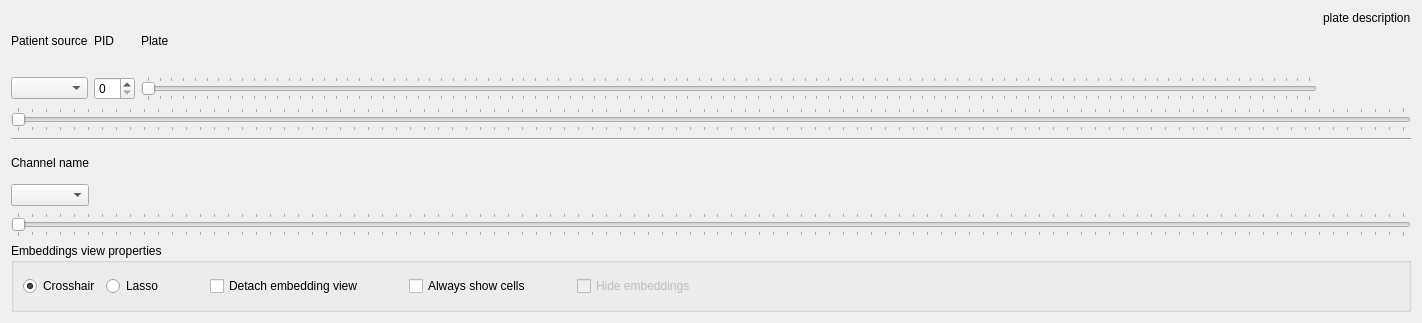
<?xml version="1.0" encoding="UTF-8"?>
<ui version="4.0">
 <class>Form</class>
 <widget class="QWidget" name="Form">
  <property name="geometry">
   <rect>
    <x>0</x>
    <y>0</y>
    <width>1422</width>
    <height>323</height>
   </rect>
  </property>
  <property name="maximumSize">
   <size>
    <width>16777215</width>
    <height>323</height>
   </size>
  </property>
  <property name="windowTitle">
   <string>Form</string>
  </property>
  <layout class="QVBoxLayout" name="verticalLayout_3">
   <item>
    <layout class="QVBoxLayout" name="outer_layout">
     <item>
      <layout class="QGridLayout" name="gridLayout">
       <item row="1" column="1">
        <widget class="QSpinBox" name="patient_pid_spin_box"/>
       </item>
       <item row="1" column="0">
        <widget class="QComboBox" name="patient_source_combo_box">
         <property name="focusPolicy">
          <enum>Qt::ClickFocus</enum>
         </property>
         <property name="currentText">
          <string notr="true"/>
         </property>
        </widget>
       </item>
       <item row="0" column="0">
        <widget class="QLabel" name="label">
         <property name="text">
          <string>Patient source</string>
         </property>
        </widget>
       </item>
       <item row="0" column="2">
        <widget class="QLabel" name="label_3">
         <property name="enabled">
          <bool>true</bool>
         </property>
         <property name="text">
          <string>Plate</string>
         </property>
        </widget>
       </item>
       <item row="0" column="3" rowspan="2">
        <widget class="QLabel" name="label_4">
         <property name="enabled">
          <bool>true</bool>
         </property>
         <property name="text">
          <string>plate description</string>
         </property>
         <property name="alignment">
          <set>Qt::AlignLeading|Qt::AlignLeft|Qt::AlignTop</set>
         </property>
         <property name="wordWrap">
          <bool>true</bool>
         </property>
        </widget>
       </item>
       <item row="1" column="2">
        <widget class="QSlider" name="horizontalSlider">
         <property name="enabled">
          <bool>false</bool>
         </property>
         <property name="focusPolicy">
          <enum>Qt::ClickFocus</enum>
         </property>
         <property name="orientation">
          <enum>Qt::Horizontal</enum>
         </property>
         <property name="tickPosition">
          <enum>QSlider::TicksBothSides</enum>
         </property>
        </widget>
       </item>
       <item row="0" column="1">
        <widget class="QLabel" name="label_2">
         <property name="text">
          <string>PID</string>
         </property>
        </widget>
       </item>
      </layout>
     </item>
     <item>
      <widget class="QSlider" name="patient_slider">
       <property name="focusPolicy">
        <enum>Qt::ClickFocus</enum>
       </property>
       <property name="orientation">
        <enum>Qt::Horizontal</enum>
       </property>
       <property name="tickPosition">
        <enum>QSlider::TicksBothSides</enum>
       </property>
       <property name="tickInterval">
        <number>1</number>
       </property>
      </widget>
     </item>
     <item>
      <widget class="Line" name="line">
       <property name="orientation">
        <enum>Qt::Horizontal</enum>
       </property>
      </widget>
     </item>
     <item>
      <layout class="QVBoxLayout" name="verticalLayout">
       <item>
        <layout class="QGridLayout" name="gridLayout_2">
         <item row="1" column="0">
          <widget class="QComboBox" name="channel_name_combo_box">
           <property name="focusPolicy">
            <enum>Qt::ClickFocus</enum>
           </property>
           <property name="sizeAdjustPolicy">
            <enum>QComboBox::AdjustToContents</enum>
           </property>
          </widget>
         </item>
         <item row="0" column="0">
          <widget class="QLabel" name="label_5">
           <property name="text">
            <string>Channel name</string>
           </property>
          </widget>
         </item>
         <item row="1" column="1">
          <spacer name="horizontalSpacer">
           <property name="orientation">
            <enum>Qt::Horizontal</enum>
           </property>
           <property name="sizeHint" stdset="0">
            <size>
             <width>40</width>
             <height>20</height>
            </size>
           </property>
          </spacer>
         </item>
        </layout>
       </item>
       <item>
        <widget class="QSlider" name="channel_slider">
         <property name="focusPolicy">
          <enum>Qt::ClickFocus</enum>
         </property>
         <property name="orientation">
          <enum>Qt::Horizontal</enum>
         </property>
         <property name="tickPosition">
          <enum>QSlider::TicksBothSides</enum>
         </property>
         <property name="tickInterval">
          <number>1</number>
         </property>
        </widget>
       </item>
      </layout>
     </item>
     <item>
      <layout class="QHBoxLayout" name="horizontalLayout_2">
       <item>
        <widget class="QGroupBox" name="embedding_view_properties_group_box">
         <property name="maximumSize">
          <size>
           <width>16777215</width>
           <height>69</height>
          </size>
         </property>
         <property name="title">
          <string>Embeddings view properties</string>
         </property>
         <layout class="QHBoxLayout" name="horizontalLayout">
          <item>
           <widget class="QRadioButton" name="crosshair_radio_button">
            <property name="text">
             <string>Crosshair</string>
            </property>
            <property name="checked">
             <bool>true</bool>
            </property>
           </widget>
          </item>
          <item>
           <widget class="QRadioButton" name="lasso_radio_button">
            <property name="text">
             <string>Lasso</string>
            </property>
           </widget>
          </item>
          <item>
           <spacer name="horizontalSpacer_3">
            <property name="orientation">
             <enum>Qt::Horizontal</enum>
            </property>
            <property name="sizeType">
             <enum>QSizePolicy::Maximum</enum>
            </property>
            <property name="sizeHint" stdset="0">
             <size>
              <width>40</width>
              <height>20</height>
             </size>
            </property>
           </spacer>
          </item>
          <item>
           <widget class="QCheckBox" name="detach_embeddings_check_box">
            <property name="text">
             <string>Detach embedding view</string>
            </property>
           </widget>
          </item>
          <item>
           <spacer name="horizontalSpacer_4">
            <property name="orientation">
             <enum>Qt::Horizontal</enum>
            </property>
            <property name="sizeType">
             <enum>QSizePolicy::Fixed</enum>
            </property>
            <property name="sizeHint" stdset="0">
             <size>
              <width>40</width>
              <height>20</height>
             </size>
            </property>
           </spacer>
          </item>
          <item>
           <widget class="QCheckBox" name="always_show_cells_check_box">
            <property name="text">
             <string>Always show cells</string>
            </property>
           </widget>
          </item>
          <item>
           <spacer name="horizontalSpacer_5">
            <property name="orientation">
             <enum>Qt::Horizontal</enum>
            </property>
            <property name="sizeType">
             <enum>QSizePolicy::Fixed</enum>
            </property>
            <property name="sizeHint" stdset="0">
             <size>
              <width>40</width>
              <height>20</height>
             </size>
            </property>
           </spacer>
          </item>
          <item>
           <widget class="QCheckBox" name="disable_interactivity_check_box">
            <property name="enabled">
             <bool>false</bool>
            </property>
            <property name="text">
             <string>Hide embeddings</string>
            </property>
           </widget>
          </item>
          <item>
           <spacer name="horizontalSpacer_2">
            <property name="orientation">
             <enum>Qt::Horizontal</enum>
            </property>
            <property name="sizeHint" stdset="0">
             <size>
              <width>40</width>
              <height>20</height>
             </size>
            </property>
           </spacer>
          </item>
         </layout>
        </widget>
       </item>
      </layout>
     </item>
    </layout>
   </item>
  </layout>
 </widget>
 <tabstops>
  <tabstop>lasso_radio_button</tabstop>
  <tabstop>patient_pid_spin_box</tabstop>
  <tabstop>crosshair_radio_button</tabstop>
 </tabstops>
 <resources/>
 <connections/>
</ui>
